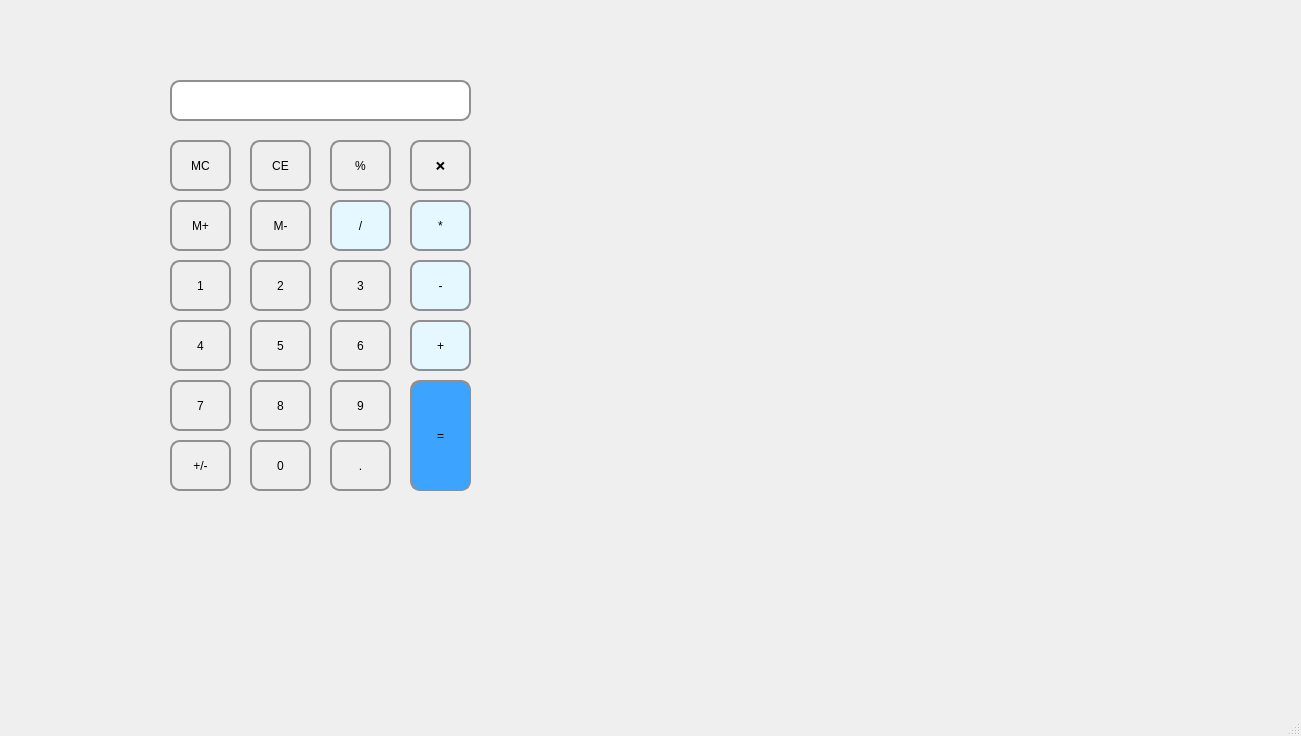
<?xml version="1.0" encoding="UTF-8"?>
<ui version="4.0">
 <class>MainWindow</class>
 <widget class="QMainWindow" name="MainWindow">
  <property name="geometry">
   <rect>
    <x>0</x>
    <y>0</y>
    <width>1301</width>
    <height>736</height>
   </rect>
  </property>
  <property name="windowTitle">
   <string>MainWindow</string>
  </property>
  <widget class="QWidget" name="centralwidget">
   <widget class="QLineEdit" name="lineEdit">
    <property name="geometry">
     <rect>
      <x>170</x>
      <y>80</y>
      <width>301</width>
      <height>41</height>
     </rect>
    </property>
    <property name="styleSheet">
     <string notr="true">border: 2px solid #8f8f91;
border-radius: 10px;
</string>
    </property>
   </widget>
   <widget class="QPushButton" name="button1">
    <property name="geometry">
     <rect>
      <x>170</x>
      <y>260</y>
      <width>61</width>
      <height>51</height>
     </rect>
    </property>
    <property name="styleSheet">
     <string notr="true">border: 2px solid #8f8f91;
border-radius: 10px;</string>
    </property>
    <property name="text">
     <string>1</string>
    </property>
   </widget>
   <widget class="QPushButton" name="button2">
    <property name="geometry">
     <rect>
      <x>250</x>
      <y>260</y>
      <width>61</width>
      <height>51</height>
     </rect>
    </property>
    <property name="styleSheet">
     <string notr="true">border: 2px solid #8f8f91;
border-radius: 10px;</string>
    </property>
    <property name="text">
     <string>2</string>
    </property>
   </widget>
   <widget class="QPushButton" name="button3">
    <property name="geometry">
     <rect>
      <x>330</x>
      <y>260</y>
      <width>61</width>
      <height>51</height>
     </rect>
    </property>
    <property name="styleSheet">
     <string notr="true">border: 2px solid #8f8f91;
border-radius: 10px;</string>
    </property>
    <property name="text">
     <string>3</string>
    </property>
   </widget>
   <widget class="QPushButton" name="button6">
    <property name="geometry">
     <rect>
      <x>330</x>
      <y>320</y>
      <width>61</width>
      <height>51</height>
     </rect>
    </property>
    <property name="styleSheet">
     <string notr="true">border: 2px solid #8f8f91;
border-radius: 10px;</string>
    </property>
    <property name="text">
     <string>6</string>
    </property>
   </widget>
   <widget class="QPushButton" name="button5">
    <property name="geometry">
     <rect>
      <x>250</x>
      <y>320</y>
      <width>61</width>
      <height>51</height>
     </rect>
    </property>
    <property name="styleSheet">
     <string notr="true">border: 2px solid #8f8f91;
border-radius: 10px;</string>
    </property>
    <property name="text">
     <string>5</string>
    </property>
   </widget>
   <widget class="QPushButton" name="button4">
    <property name="geometry">
     <rect>
      <x>170</x>
      <y>320</y>
      <width>61</width>
      <height>51</height>
     </rect>
    </property>
    <property name="styleSheet">
     <string notr="true">border: 2px solid #8f8f91;
border-radius: 10px;</string>
    </property>
    <property name="text">
     <string>4</string>
    </property>
   </widget>
   <widget class="QPushButton" name="buttonMultiply">
    <property name="geometry">
     <rect>
      <x>410</x>
      <y>200</y>
      <width>61</width>
      <height>51</height>
     </rect>
    </property>
    <property name="styleSheet">
     <string notr="true">background-color:#e5f8ff;
border: 2px solid #8f8f91;
border-radius: 10px;</string>
    </property>
    <property name="text">
     <string>*</string>
    </property>
   </widget>
   <widget class="QPushButton" name="buttonSubtract">
    <property name="geometry">
     <rect>
      <x>410</x>
      <y>260</y>
      <width>61</width>
      <height>51</height>
     </rect>
    </property>
    <property name="styleSheet">
     <string notr="true">background-color:#e5f8ff;
border: 2px solid #8f8f91;
border-radius: 10px;background-color:#e5f8ff;</string>
    </property>
    <property name="text">
     <string>-</string>
    </property>
   </widget>
   <widget class="QPushButton" name="button7">
    <property name="geometry">
     <rect>
      <x>170</x>
      <y>380</y>
      <width>61</width>
      <height>51</height>
     </rect>
    </property>
    <property name="styleSheet">
     <string notr="true">border: 2px solid #8f8f91;
border-radius: 10px;</string>
    </property>
    <property name="text">
     <string>7</string>
    </property>
   </widget>
   <widget class="QPushButton" name="button8">
    <property name="geometry">
     <rect>
      <x>250</x>
      <y>380</y>
      <width>61</width>
      <height>51</height>
     </rect>
    </property>
    <property name="styleSheet">
     <string notr="true">border: 2px solid #8f8f91;
border-radius: 10px;</string>
    </property>
    <property name="text">
     <string>8</string>
    </property>
   </widget>
   <widget class="QPushButton" name="button9">
    <property name="geometry">
     <rect>
      <x>330</x>
      <y>380</y>
      <width>61</width>
      <height>51</height>
     </rect>
    </property>
    <property name="styleSheet">
     <string notr="true">border: 2px solid #8f8f91;
border-radius: 10px;</string>
    </property>
    <property name="text">
     <string>9</string>
    </property>
   </widget>
   <widget class="QPushButton" name="buttonClear">
    <property name="geometry">
     <rect>
      <x>170</x>
      <y>140</y>
      <width>61</width>
      <height>51</height>
     </rect>
    </property>
    <property name="styleSheet">
     <string notr="true">border: 2px solid #8f8f91;
border-radius: 10px;</string>
    </property>
    <property name="text">
     <string>MC</string>
    </property>
   </widget>
   <widget class="QPushButton" name="pushButton_13">
    <property name="geometry">
     <rect>
      <x>170</x>
      <y>440</y>
      <width>61</width>
      <height>51</height>
     </rect>
    </property>
    <property name="styleSheet">
     <string notr="true">border: 2px solid #8f8f91;
border-radius: 10px;</string>
    </property>
    <property name="text">
     <string>+/-</string>
    </property>
   </widget>
   <widget class="QPushButton" name="button0">
    <property name="geometry">
     <rect>
      <x>250</x>
      <y>440</y>
      <width>61</width>
      <height>51</height>
     </rect>
    </property>
    <property name="styleSheet">
     <string notr="true">border: 2px solid #8f8f91;
border-radius: 10px;</string>
    </property>
    <property name="text">
     <string>0</string>
    </property>
   </widget>
   <widget class="QPushButton" name="buttonDecimal">
    <property name="geometry">
     <rect>
      <x>330</x>
      <y>440</y>
      <width>61</width>
      <height>51</height>
     </rect>
    </property>
    <property name="styleSheet">
     <string notr="true">border: 2px solid #8f8f91;
border-radius: 10px;</string>
    </property>
    <property name="text">
     <string>.</string>
    </property>
   </widget>
   <widget class="QPushButton" name="buttonEquals">
    <property name="geometry">
     <rect>
      <x>410</x>
      <y>380</y>
      <width>61</width>
      <height>111</height>
     </rect>
    </property>
    <property name="styleSheet">
     <string notr="true">color:rgb(0, 0, 0);
background-color:#3ca4ff;
border: 2px solid #8f8f91;
border-radius: 10px;</string>
    </property>
    <property name="text">
     <string>=</string>
    </property>
   </widget>
   <widget class="QPushButton" name="buttonAdd">
    <property name="geometry">
     <rect>
      <x>410</x>
      <y>320</y>
      <width>61</width>
      <height>51</height>
     </rect>
    </property>
    <property name="styleSheet">
     <string notr="true">background-color:#e5f8ff;
border: 2px solid #8f8f91;
border-radius: 10px;background-color:#e5f8ff;</string>
    </property>
    <property name="text">
     <string>+</string>
    </property>
   </widget>
   <widget class="QPushButton" name="buttonDivide">
    <property name="geometry">
     <rect>
      <x>330</x>
      <y>200</y>
      <width>61</width>
      <height>51</height>
     </rect>
    </property>
    <property name="styleSheet">
     <string notr="true">background-color:#e5f8ff;
border: 2px solid #8f8f91;
border-radius: 10px;</string>
    </property>
    <property name="text">
     <string>/</string>
    </property>
   </widget>
   <widget class="QPushButton" name="buttonBackspace">
    <property name="geometry">
     <rect>
      <x>410</x>
      <y>140</y>
      <width>61</width>
      <height>51</height>
     </rect>
    </property>
    <property name="styleSheet">
     <string notr="true">border: 2px solid #8f8f91;
border-radius: 10px;</string>
    </property>
    <property name="text">
     <string>❌</string>
    </property>
   </widget>
   <widget class="QPushButton" name="pushButton_20">
    <property name="geometry">
     <rect>
      <x>250</x>
      <y>140</y>
      <width>61</width>
      <height>51</height>
     </rect>
    </property>
    <property name="styleSheet">
     <string notr="true">border: 2px solid #8f8f91;
border-radius: 10px;</string>
    </property>
    <property name="text">
     <string>CE</string>
    </property>
   </widget>
   <widget class="QPushButton" name="pushButton_21">
    <property name="geometry">
     <rect>
      <x>330</x>
      <y>140</y>
      <width>61</width>
      <height>51</height>
     </rect>
    </property>
    <property name="styleSheet">
     <string notr="true">border: 2px solid #8f8f91;
border-radius: 10px;</string>
    </property>
    <property name="text">
     <string>%</string>
    </property>
   </widget>
   <widget class="QPushButton" name="buttonClear_2">
    <property name="geometry">
     <rect>
      <x>250</x>
      <y>200</y>
      <width>61</width>
      <height>51</height>
     </rect>
    </property>
    <property name="styleSheet">
     <string notr="true">border: 2px solid #8f8f91;
border-radius: 10px;</string>
    </property>
    <property name="text">
     <string>M-</string>
    </property>
   </widget>
   <widget class="QPushButton" name="buttonClear_3">
    <property name="geometry">
     <rect>
      <x>170</x>
      <y>200</y>
      <width>61</width>
      <height>51</height>
     </rect>
    </property>
    <property name="styleSheet">
     <string notr="true">border: 2px solid #8f8f91;
border-radius: 10px;</string>
    </property>
    <property name="text">
     <string>M+</string>
    </property>
   </widget>
  </widget>
  <widget class="QMenuBar" name="menubar">
   <property name="geometry">
    <rect>
     <x>0</x>
     <y>0</y>
     <width>1301</width>
     <height>25</height>
    </rect>
   </property>
  </widget>
  <widget class="QStatusBar" name="statusbar"/>
 </widget>
 <resources/>
 <connections/>
</ui>
